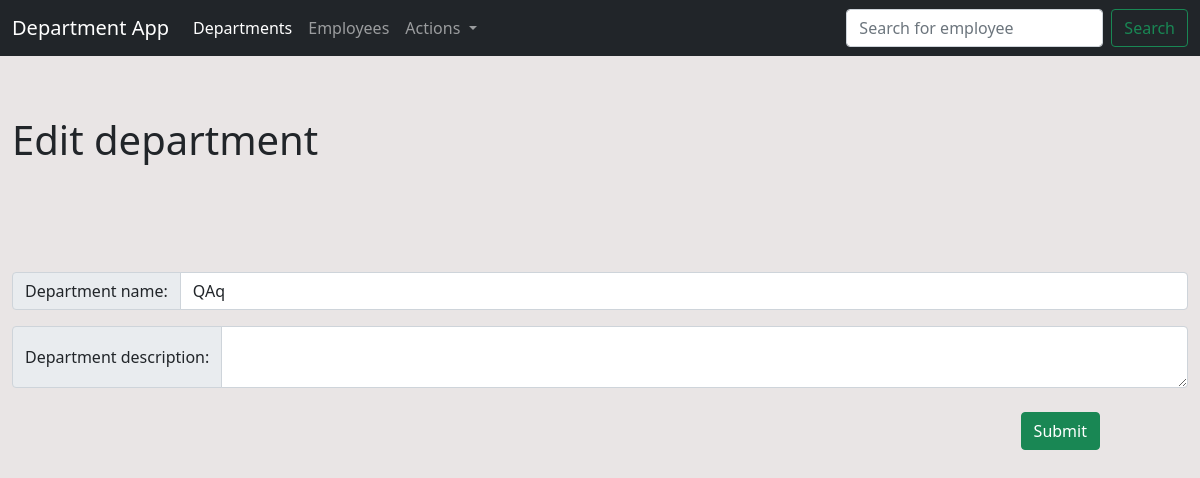
The app's page /departments/edit/1, older data.
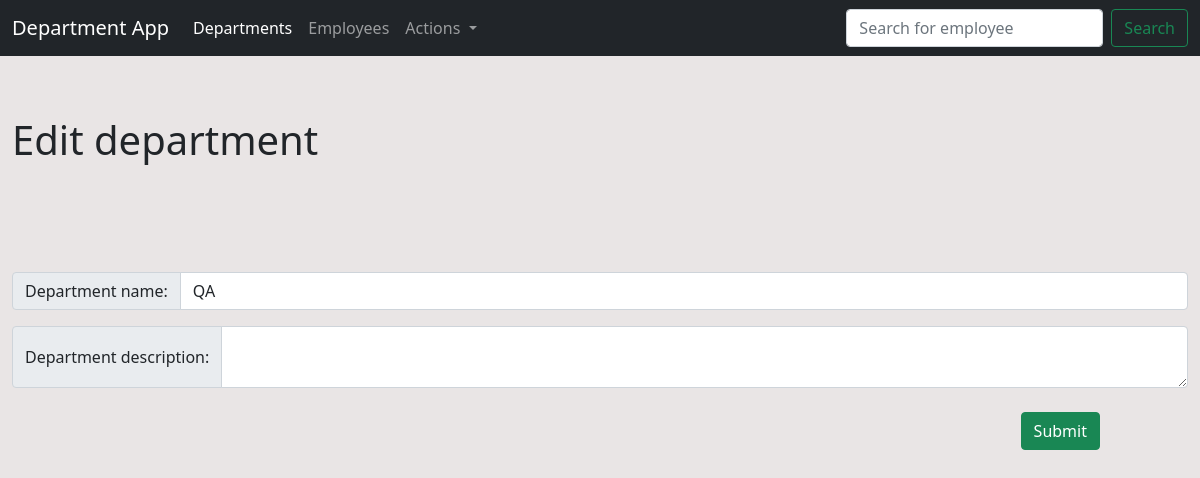
The same page, newer data.
### department_app/models/department_model.py (models this page shows, shortened)
class Departments(db.Model):
    id = db.Column(db.Integer, primary_key = True)
    dep_name = db.Column(db.String(50), nullable = False, unique = True)
    dep_description = db.Column(db.String(150))

### department_app/views/departments_view.py (the view)
@app.route("/departments/edit/<int:dep_id>", methods = ['POST', 'GET'])
def edit_department(dep_id):
    try:
        department = Departments.query.get_or_404(dep_id)
    except:
        raise Exception('Department does not exist')
    default = [[department.dep_name, department.dep_description]]
    if request.method == 'POST':
        edit_department_func(dep_id, request.form['department_name'], request.form['department_description'])
        return redirect(url_for('departments'))
    return render_template('add_department.html', default = default, action = f'/departments/edit/{dep_id}', menu = menu, dropdown = dropdown, title = 'Edit department')

### department_app/templates/add_department.html (shortened to what this page needs)
{% extends 'base.html' %}
{% block content %}
    <section>
        <div class="container-xxl">
          <div class="row">
            <div class="col-8">
              <h1>{{ title }}</h1>
            </div>
            <div class="col-4"></div>
          </div>
        </div>
      </section>
      <section>
        <form action = "{{ action }}" method="post">
        <div class="container-xxl">
          {% for elem in default %}
            <div class="input-group mb-3">
                <span class="input-group-text" id="inputGroup-sizing-default">Department name:</span>
                <input value="{{elem[0]}}" type="text" name="department_name"class="form-control" aria-label="Sizing example input" aria-describedby="inputGroup-sizing-default">
            </div>
            <div class="input-group">
                <span class="input-group-text">Department description:</span>
                <textarea value="{{elem[1]}}" class="form-control" name="department_description" aria-label="With textarea"></textarea>
            </div>
            {% endfor %}
            <br>
            <div >
                <button type="submit" class="btn btn-success">Submit</button>
            </div>
        </div>
      </form>
    </section>
    {% endblock -%}

Row changes from the older to the newer data that the page shows:
changed Departments: department_name "QAq" → "QA"
